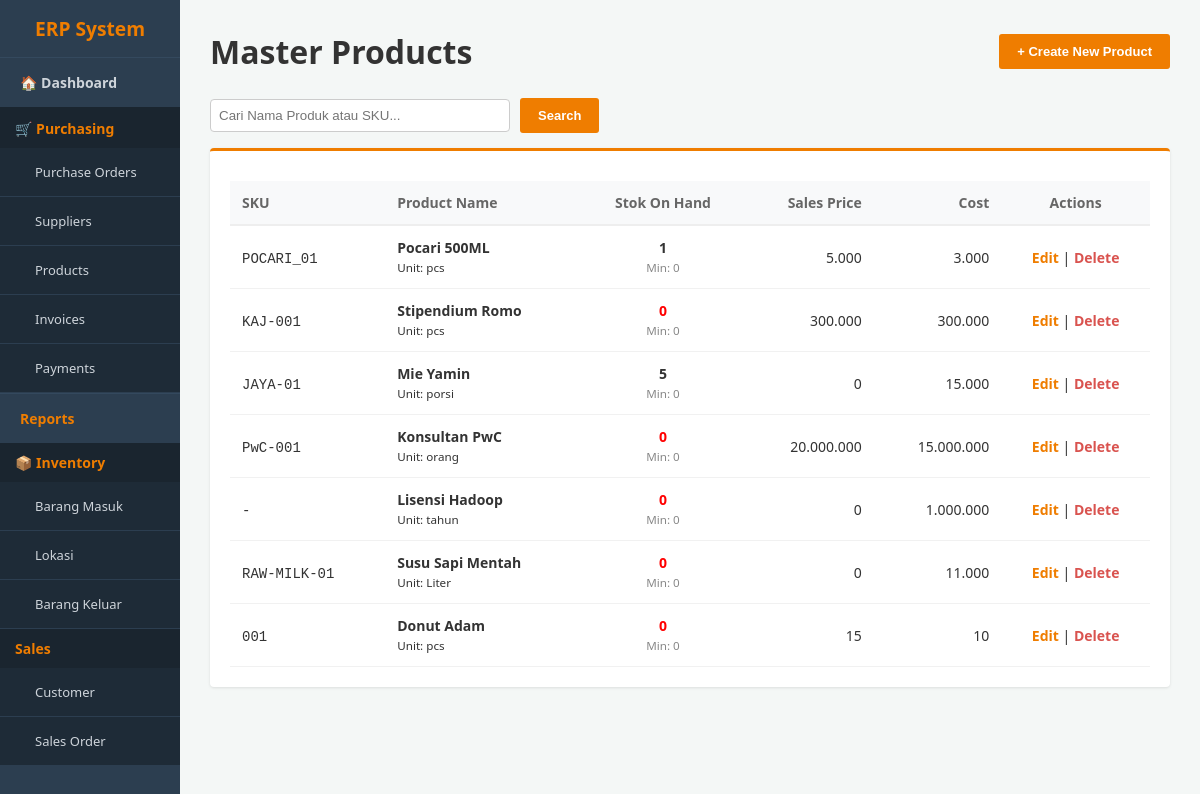
The page /product.php on the database its author committed.
### tables this page shows
CREATE TABLE `product` (
  `id_product` int(11) NOT NULL,
  `nama_product` varchar(100) NOT NULL,
  `sku` varchar(50) DEFAULT NULL,
  `tipe_product` enum('storable','consumable','service') DEFAULT 'storable',
  `harga_jual` decimal(15,2) DEFAULT 0.00,
  `biaya_standar` decimal(15,2) DEFAULT 0.00,
  `stok_minimal` int(11) DEFAULT 0,
  `stok_aktual` int(11) DEFAULT 0,
  `satuan_unit` varchar(10) DEFAULT 'pcs'
);

### product.php (the view, shortened to what this page needs)
<?php
include 'config.php';
include 'header.php';
?>
<div class="header-bar">
    <h1>Master Products</h1>
    <button onclick="toggleForm()" class="btn-orange">
        <?= isset($_GET['edit']) ? 'Editing Mode' : '+ Create New Product' ?>
    </button>
</div>
<div style="margin-bottom: 15px;">
    <form method="GET" action="product.php" style="display:flex; gap:10px; align-items:center;">
        <input type="text" name="search" placeholder="Cari Nama Produk atau SKU..." style="padding: 8px; width: 300px; border: 1px solid #ccc; border-radius: 4px;" value="<?= isset($_GET['search']) ? htmlspecialchars($_GET['search']) : '' ?>">
        <button type="submit" class="btn-orange">Search</button>
    </form>
</div>
<div class="card">
    <table>
        <thead>
            <tr>
                <th>SKU</th>
                <th>Product Name</th>
                <th style="text-align:center">Stok On Hand</th>
                <th style="text-align:right">Sales Price</th>
                <th style="text-align:right">Cost</th>
                <th style="text-align:center">Actions</th>
            </tr>
        </thead>
        <tbody>
            <?php
            $search_query = "";
            $result = mysqli_query($conn, "SELECT * FROM product $search_query ORDER BY id_product DESC");
            if (mysqli_num_rows($result) > 0) {
                while($row = mysqli_fetch_assoc($result)) {
                    $stok_style = ($row['stok_aktual'] <= $row['stok_minimal']) ? "color:red; font-weight:bold;" : "font-weight:bold;";
                    echo "<tr>
                        <td><code>" . ($row['sku'] ?: '-') . "</code></td>
                        <td><strong>{$row['nama_product']}</strong><br><small>Unit: {$row['satuan_unit']}</small></td>
                        <td style='text-align:center; $stok_style'>
                            {$row['stok_aktual']} <br>
                            <small style='color:#888; font-weight:normal;'>Min: {$row['stok_minimal']}</small>
                        </td>
                        <td style='text-align:right'>" . number_format($row['harga_jual'], 0, ',', '.') . "</td>
                        <td style='text-align:right'>" . number_format($row['biaya_standar'], 0, ',', '.') . "</td>
                        <td style='text-align:center'>
                            <a href='product.php?edit={$row['id_product']}' style='color:#ef7d00; text-decoration:none; font-weight:bold;'>Edit</a> |
                            <a href='product.php?delete={$row['id_product']}' style='color:#d9534f; text-decoration:none; font-weight:bold;' onclick='return confirm(\"Hapus produk ini?\")'>Delete</a>
                        </td>
                    </tr>";
                }
            } else {
                echo "<tr><td colspan='6' style='text-align:center; padding:20px;'>Belum ada data produk.</td></tr>";
            }
            ?>
        </tbody>
    </table>
</div>
<?php echo "</div></body></html>"; ?>

### header.php (style rules this page uses)
* { box-sizing: border-box; margin: 0; padding: 0; }
body { font-family: 'Segoe UI', Arial, sans-serif; background-color: #f4f7f6; display: flex; color: #333; }
.header-bar { display: flex; justify-content: space-between; align-items: center; margin-bottom: 25px; }
.card { background: white; padding: 20px; border-radius: 4px; box-shadow: 0 1px 3px rgba(0,0,0,0.1); border-top: 3px solid #ef7d00; }
table { width: 100%; border-collapse: collapse; margin-top: 10px; font-size: 14px; }
table th { background-color: #f8f9fa; text-align: left; padding: 12px; border-bottom: 2px solid #eee; color: #666; }
table td { padding: 12px; border-bottom: 1px solid #f1f1f1; }
.btn-orange { background-color: #ef7d00; color: white; padding: 10px 18px; border: none; border-radius: 3px; cursor: pointer; text-decoration: none; font-size: 13px; font-weight: bold; }

### rows shown on the page
product: sku "POCARI_01", nama_product "Pocari 500ML", satuan_unit "pcs", stok_aktual "1", stok_minimal "0", harga_jual "5.000", biaya_standar "3.000"
product: sku "KAJ-001", nama_product "Stipendium Romo", satuan_unit "pcs", stok_aktual "0", stok_minimal "0", harga_jual "300.000", biaya_standar "300.000"
product: sku "JAYA-01", nama_product "Mie Yamin", satuan_unit "porsi", stok_aktual "5", stok_minimal "0", harga_jual "0", biaya_standar "15.000"
product: sku "PwC-001", nama_product "Konsultan PwC", satuan_unit "orang", stok_aktual "0", stok_minimal "0", harga_jual "20.000.000", biaya_standar "15.000.000"
product: sku "-", nama_product "Lisensi Hadoop", satuan_unit "tahun", stok_aktual "0", stok_minimal "0", harga_jual "0", biaya_standar "1.000.000"
product: sku "RAW-MILK-01", nama_product "Susu Sapi Mentah", satuan_unit "Liter", stok_aktual "0", stok_minimal "0", harga_jual "0", biaya_standar "11.000"
product: sku "001", nama_product "Donut Adam", satuan_unit "pcs", stok_aktual "0", stok_minimal "0", harga_jual "15", biaya_standar "10"
